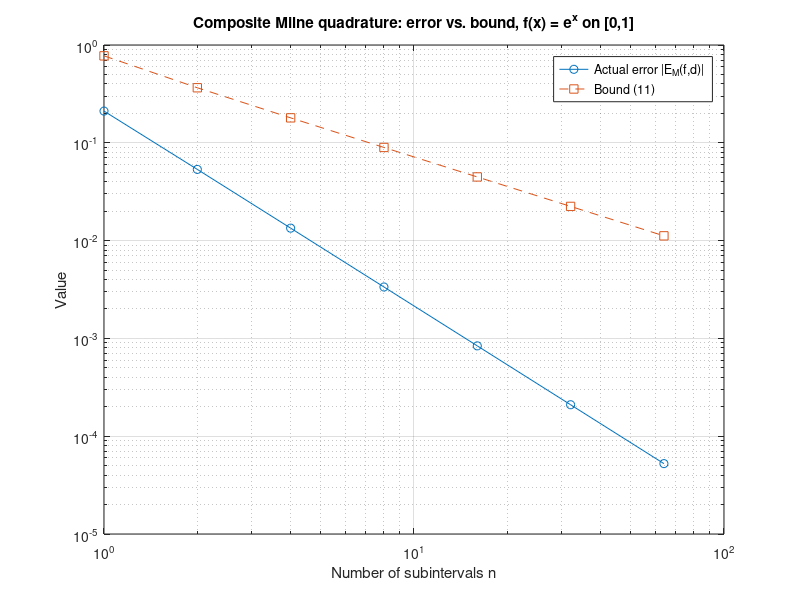

The MATLAB source for this figure:
% FIG_QUADRATURE_CONVERGENCE  Reproduces quadrature_convergence.png
% (Section 5.4, Milne's Quadrature Formula application).
%
%   f(x) = e^x on [a,b] = [0,1]. Composite Milne rule on a uniform
%   partition into n subintervals; compares the actual quadrature error
%   against the bound of Proposition 5.20 (eq. 11), C(1) = 5/6 (s=1,
%   ordinary convexity). Self-contained.

clear; close all; clc;

f      = @(x) exp(x);
fprime = @(x) abs(exp(x));
a = 0; b = 1;

I_exact = integral(f, a, b, 'RelTol', 1e-13);

n_list = [1 2 4 8 16 32 64];
E_actual = zeros(size(n_list));
Bound    = zeros(size(n_list));

for idx = 1:numel(n_list)
    n = n_list(idx);
    w = linspace(a, b, n+1);
    M = 0; bnd = 0;
    for i = 1:n
        wi = w(i); wi1 = w(i+1);
        M   = M + (wi1-wi)/3 * (2*f(wi) - f((wi+wi1)/2) + 2*f(wi1));
        bnd = bnd + (wi1-wi)^2 * (fprime(wi) + fprime(wi1));
    end
    bnd = (5/24) * bnd;   % C(1) = 5/6, bound = C(s)/4 * sum(...) => 5/24 * sum(...)
    E_actual(idx) = abs(M - I_exact);
    Bound(idx)    = bnd;
end

fprintf('   n     |E_M(f,d)|      Bound (11)\n');
for idx = 1:numel(n_list)
    fprintf('  %3d   %.6f      %.6f\n', n_list(idx), E_actual(idx), Bound(idx));
end

figure;
loglog(n_list, E_actual, 'o-', 'DisplayName', 'Actual error |E_M(f,d)|'); hold on;
loglog(n_list, Bound,    's--', 'DisplayName', 'Bound (11)');
xlabel('Number of subintervals n'); ylabel('Value');
title('Composite Milne quadrature: error vs. bound, f(x) = e^x on [0,1]');
legend('Location', 'best'); grid on;
